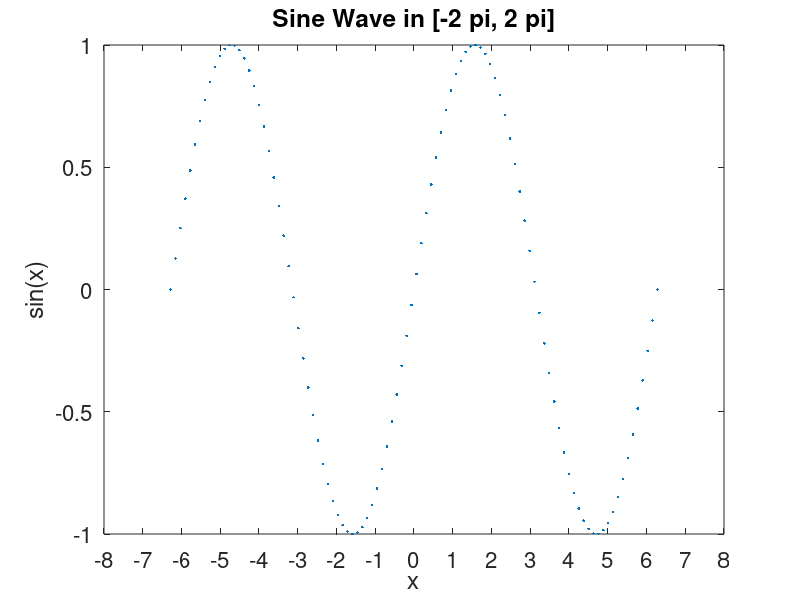

Source code (MATLAB):
x = linspace(-2*pi,2*pi,100);	 % x has 100 points equally spaced in [-2*pi, 2*pi]
y = sin(x);		% y is the term-wise sin of x, ie sin of every number in x is in y, resp.
plot(x,y,'.');		  % plot x versus y as dots should appear in the Figure window
xlabel('x');		% label x-axis with the single quote enclosed string x
ylabel('sin(x)','FontSize',16);	   % label y-axis with the single quote enclosed string
title('Sine Wave in [-2 pi, 2 pi]','FontSize',16);	% give a title; click Figure window to see changes
set(gca,'XTick',-8:1:8,'FontSize',16) % change the range and size of X-axis ticks
% you can go to the Figure window's File menu to print/save the plot
